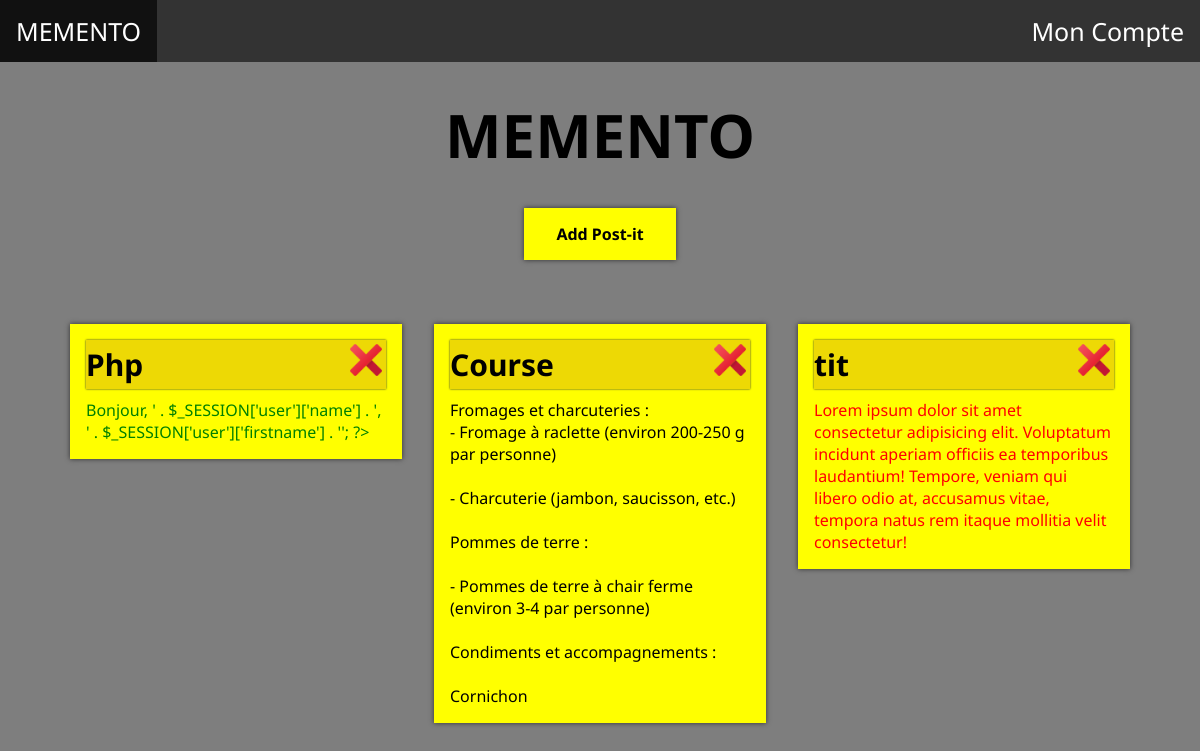
Page /index.php (signed in) on the committed database.
### tables this page shows
CREATE TABLE IF NOT EXISTS `post` (
  `id` int NOT NULL AUTO_INCREMENT,
  `title` varchar(64) NOT NULL,
  `contents` varchar(255) NOT NULL,
  `color` varchar(20) DEFAULT NULL,
  `users_id` int DEFAULT NULL,
  `droit` varchar(30) DEFAULT NULL,
  `created_at` timestamp NOT NULL DEFAULT CURRENT_TIMESTAMP,
  `modified_at` datetime NOT NULL,
  PRIMARY KEY (`id`),
  KEY `users` (`users_id`)
);

### index.php (called while the page is built, shortened)
<?php
require './view/layout.phtml';

### controllers/home_controller.php (the view, shortened to what this page needs)
<?php
if (isset($_SESSION['user']['conected']) && $_SESSION['user']['conected']) {
    if ($_SESSION['user']['type'] == 'us') {
        $query = 'SELECT * FROM post WHERE users_id = ' . $_SESSION['user']['id'] .' ORDER BY modified_at ASC';
    } else if ($_SESSION['user']['type'] == 'su') {
        $query = 'SELECT * FROM post ORDER BY modified_at ASC';
    }
    $response = $bdd->query($query);
    $datas = $response->fetchAll();
}
function tab_post($datas) {
    for ($i=0; $i < count($datas); $i++) {
        if ($datas[$i]['color'] != null) {
            $color = $datas[$i]['color'];
        } else {
            $color = 'black';
        }
        echo '<div class="post-it">';
        echo '<div class="post-it-title">';
        echo '<p class="title">' . $datas[$i]['title'] . '</p>';
        echo '<a href="?page=delete&idDelete=' . $datas[$i]['id'] . '"><img src="./img/close.png" width="40px" alt="Delete post-it"></a>';
        echo '</div>';
        echo '<p style="color: ' . $color . '">' . nl2br($datas[$i]['contents']) . '</p>';
        echo '</div>';
    }
}
require './view/home.phtml';

### view/layout.phtml (shortened to what this page needs)
<!DOCTYPE html>
<html lang="fr">
<head>
    <link rel="stylesheet" href="./assets/styles.css">
</head>
<body>
    <header>
        <ul class="navbar">
            <li><a href="?page=home" class="navlogo">MEMENTO</a></li>
            <li><a href="?page=account" class="navlogo">Mon Compte</a></li>
        </ul>
    </header>
    <main>
        <?php require './controllers/' . $route . '_controller.php'; ?>
    </main>
</body>
</html>

### view/home.phtml (shortened to what this page needs)
<div class="title-page">
    <h1>MEMENTO</h1>
    <?php if (isset($_SESSION['user']['conected']) && $_SESSION['user']['conected']) {echo '<a href="?page=new"><button>Add Post-it</button></a>';} ?>
</div>
<div class="block-post-it">
    <div class="grid-post-it">
        <?php if (isset($_SESSION['user']['conected']) && $_SESSION['user']['conected']) {tab_post($datas);} ?>
    </div>
</div>

### assets/styles.css (style rules this page uses)
* { margin: 0; padding: 0; font-family: 'Noto Sans', sans-serif; }
body { background-color: #7e7e7e; }
.navbar { list-style-type: none; margin: 0; padding: 0; overflow: hidden; background-color: #333; display: flex; flex-direction: row; flex-wrap: wrap; justify-content: space-between; align-items: center; align-content: stretch; }
.navbar li { float: left; }
.navbar li a { display: block; color: white; text-align: center; padding: 14px 16px; text-decoration: none; }
.navlogo { font-size: 25px; }
.title-page { margin-top: 2em; margin-bottom: 2em; display: flex; flex-direction: column; flex-wrap: nowrap; justify-content: flex-start; align-items: center; align-content: flex-start; }
.title-page h1 { font-size: 60px; }
.title-page button { margin-top: 2em; background-color: yellow; border: none; color: black; font-weight: bold; padding: 15px 32px; text-align: center; text-decoration: none; display: inline-block; font-size: 16px; box-shadow: 0 0 5px #302f2f; cursor: pointer; }
.block-post-it { padding: 1em; }
.grid-post-it { display: flex; flex-direction: row; flex-wrap: wrap; justify-content: center; align-items: baseline; align-content: space-evenly; }
.post-it { width: 300px; flex-direction: row; flex-wrap: wrap; justify-content: center; align-items: baseline; align-content: space-evenly; padding: 1em; margin: 1em; background-color: yellow; box-shadow: 0 0 5px #302f2f; }
.post-it-title { display: flex; flex-direction: row; flex-wrap: nowrap; justify-content: space-between; align-items: center; align-content: stretch; margin-bottom: 10px; font-weight: bold; font-size: 30px; box-shadow: 0 0 2px #302f2f; background-color: rgb(237, 217, 5); }

### rows in the picture
post: title "Php", contents "Bonjour, ' . $_SESSION['user']['name'] . ', ' . $_SESSION['user']['firstname'] . ' '; ?>"
post: title "Course", contents "Fromages et charcuteries : - Fromage à raclette (environ 200-250 g par personne) - Charcuterie (jambon, saucisson, etc.) Pommes de terre : - Pommes de terre à chair ferme (environ 3-4 par personne) Condiments et accompagnements : Cornichon"
post: title "tit", contents "Lorem ipsum dolor sit amet consectetur adipisicing elit. Voluptatum incidunt aperiam officiis ea temporibus laudantium! Tempore, veniam qui libero odio at, accusamus vitae, tempora natus rem itaque mollitia velit consectetur!"
